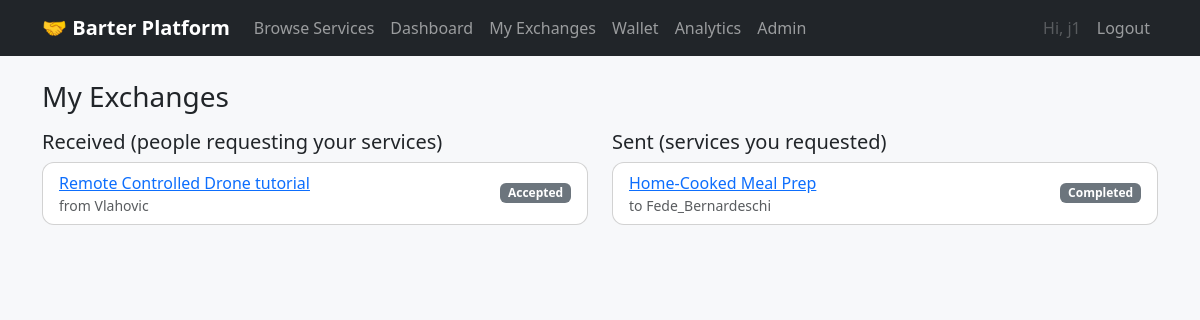
The app's page /exchanges/ (signed in) with its own data.
### core/models.py (models this page shows, shortened)
class ExchangeRequest(models.Model):
    STATUS_CHOICES = [
        ("pending", "Pending"),
        ("accepted", "Accepted"),
        ("scheduled", "Scheduled"),
        ("completed", "Completed"),
        ("rejected", "Rejected"),
        ("cancelled", "Cancelled"),
        ("disputed", "Disputed"),
    ]
    listing = models.ForeignKey(ServiceListing, on_delete=models.CASCADE, related_name="requests")
    requester = models.ForeignKey(
        settings.AUTH_USER_MODEL, on_delete=models.CASCADE, related_name="sent_requests"
    )  # the person who WANTS the service
    provider = models.ForeignKey(
        settings.AUTH_USER_MODEL, on_delete=models.CASCADE, related_name="received_requests"
    )  # the person offering the listing
    status = models.CharField(max_length=20, choices=STATUS_CHOICES, default="pending")
    message = models.TextField(blank=True, help_text="Note from the requester")
    scheduled_time = models.DateTimeField(null=True, blank=True)
    created_at = models.DateTimeField(auto_now_add=True)
    updated_at = models.DateTimeField(auto_now=True)
    class Meta:
        ordering = ["-created_at"]

class ServiceListing(models.Model):
    CATEGORY_CHOICES = [
        ("tutoring", "Tutoring / Lessons"),
        ("repair", "Home Repair"),
        ("design", "Design / Creative"),
        ("tech", "Tech / Programming"),
        ("wellness", "Wellness / Fitness"),
        ("other", "Other"),
    ]
    user = models.ForeignKey(settings.AUTH_USER_MODEL, on_delete=models.CASCADE, related_name="listings")
    title = models.CharField(max_length=150)
    description = models.TextField()
    category = models.CharField(max_length=20, choices=CATEGORY_CHOICES, default="other")
    skills = models.CharField(
        max_length=255, help_text="Comma-separated keywords used for matching, e.g. guitar, music theory"
    )
    duration_hours = models.PositiveIntegerField(default=1, help_text="Typical length of one session, in hours")
    location = models.CharField(max_length=120, blank=True)
    is_active = models.BooleanField(default=True)
    created_at = models.DateTimeField(auto_now_add=True)
    class Meta:
        ordering = ["-created_at"]

### core/views.py (the view)
# urls.py: path("exchanges/", views.request_list, name="request_list"),
@login_required
def request_list(request):
    sent = ExchangeRequest.objects.filter(requester=request.user)
    received = ExchangeRequest.objects.filter(provider=request.user)
    return render(request, "core/request_list.html", {"sent": sent, "received": received})

### core/templates/core/request_list.html
{% extends "core/base.html" %}
{% block content %}
<h3 class="mb-3">My Exchanges</h3>
<div class="row">
    <div class="col-md-6">
        <h5>Received (people requesting your services)</h5>
        {% for ex in received %}
        <div class="card mb-2">
            <div class="card-body py-2 d-flex justify-content-between align-items-center">
                <div>
                    <a href="{% url 'request_detail' ex.pk %}">{{ ex.listing.title }}</a>
                    <div class="small text-muted">from {{ ex.requester.username }}</div>
                </div>
                <span class="badge bg-secondary">{{ ex.get_status_display }}</span>
            </div>
        </div>
        {% empty %}<p class="text-muted">Nothing yet.</p>{% endfor %}
    </div>
    <div class="col-md-6">
        <h5>Sent (services you requested)</h5>
        {% for ex in sent %}
        <div class="card mb-2">
            <div class="card-body py-2 d-flex justify-content-between align-items-center">
                <div>
                    <a href="{% url 'request_detail' ex.pk %}">{{ ex.listing.title }}</a>
                    <div class="small text-muted">to {{ ex.provider.username }}</div>
                </div>
                <span class="badge bg-secondary">{{ ex.get_status_display }}</span>
            </div>
        </div>
        {% empty %}<p class="text-muted">Nothing yet.</p>{% endfor %}
    </div>
</div>
{% endblock %}

### core/templates/core/base.html (shortened to what this page needs)
{% load static %}
<!DOCTYPE html>
<html lang="en">
<head>
    <link href="https://cdn.jsdelivr.net/npm/bootstrap@5.3.3/dist/css/bootstrap.min.css" rel="stylesheet">
</head>
<body>
<nav class="navbar navbar-expand-lg navbar-dark bg-dark mb-4">
    <div class="container">
        <a class="navbar-brand" href="{% url 'home' %}">🤝 Barter Platform</a>
        <div class="collapse navbar-collapse" id="navMenu">
            <ul class="navbar-nav me-auto">
                <li class="nav-item"><a class="nav-link" href="{% url 'listing_list' %}">Browse Services</a></li>
                {% if user.is_authenticated %}
                <li class="nav-item"><a class="nav-link" href="{% url 'dashboard' %}">Dashboard</a></li>
                <li class="nav-item"><a class="nav-link" href="{% url 'request_list' %}">My Exchanges</a></li>
                <li class="nav-item"><a class="nav-link" href="{% url 'wallet' %}">Wallet</a></li>
                {% if user.is_staff %}
                <li class="nav-item"><a class="nav-link" href="{% url 'admin_analytics' %}">Analytics</a></li>
                <li class="nav-item"><a class="nav-link" href="/admin/">Admin</a></li>
                {% endif %}
                {% endif %}
            </ul>
            <ul class="navbar-nav">
                {% if user.is_authenticated %}
                <li class="nav-item"><span class="nav-link disabled">Hi, {{ user.username }}</span></li>
                <li class="nav-item"><a class="nav-link" href="{% url 'logout' %}">Logout</a></li>
                {% else %}
                <li class="nav-item"><a class="nav-link" href="{% url 'login' %}">Login</a></li>
                <li class="nav-item"><a class="nav-link" href="{% url 'signup' %}">Sign Up</a></li>
                {% endif %}
            </ul>
        </div>
    </div>
</nav>
<div class="container mb-5">
    {% block content %}{% endblock %}
</div>
</body>
</html>

### core/templates/core/base.html (style rules this page uses)
body { background: #f7f8fa; }
.navbar-brand { font-weight: 600; }
.card { border-radius: 12px; }

### records on screen
ExchangeRequest: listing "Remote Controlled Drone tutorial", requester.username "Vlahovic", status "Accepted"
ExchangeRequest: listing "Home-Cooked Meal Prep", provider.username "Fede_Bernardeschi", status "Completed"

### other values on screen
{{ user.username }} "j1"
